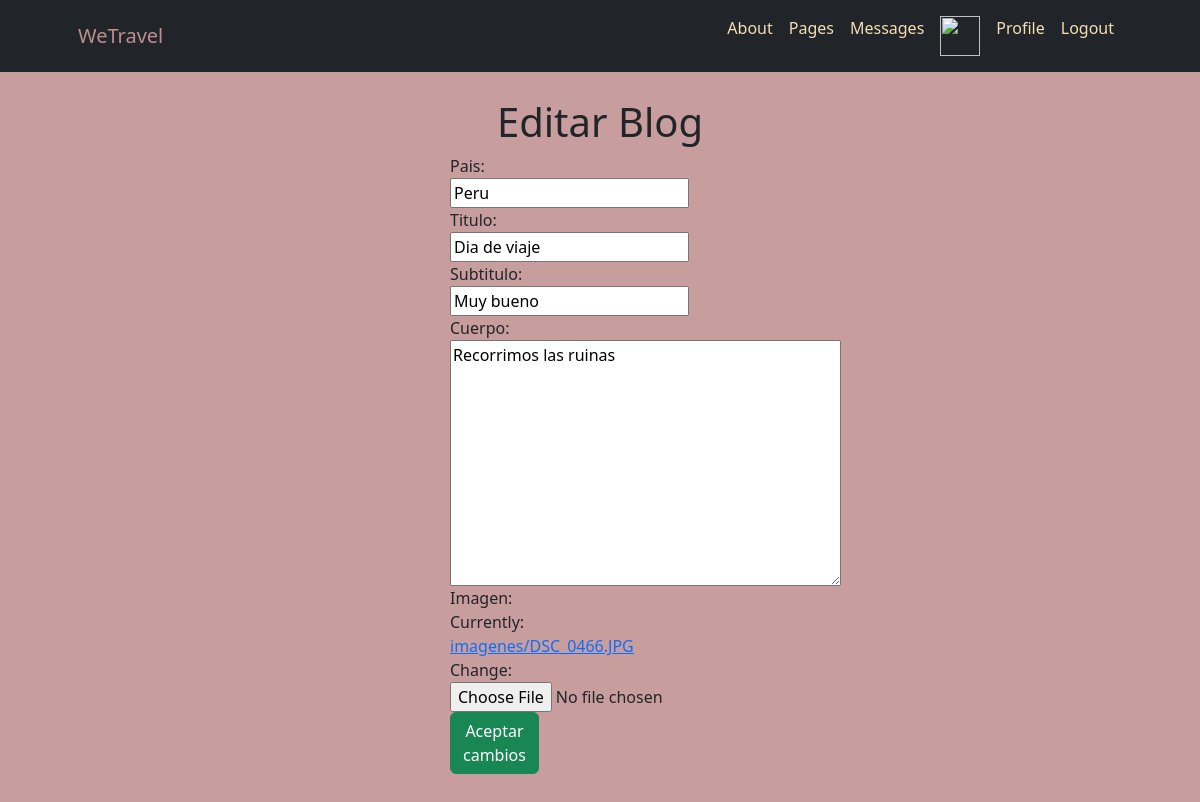
Before: /editBlog/5 with the older database file.
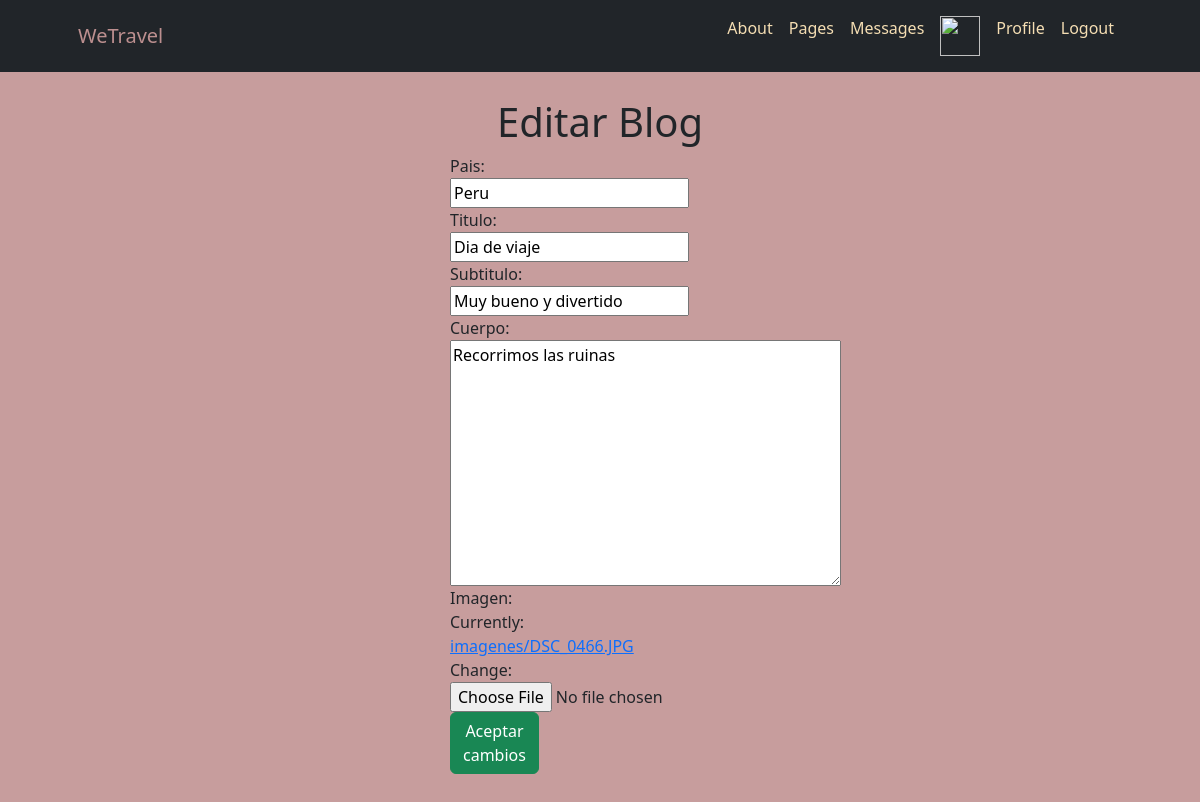
After: the same page with the newer database file.
### AppGeneral/models.py (models this page shows, shortened)
class Blog(models.Model):
    pais = models.CharField(max_length=100)
    titulo = models.CharField(max_length=200)
    subtitulo = models.CharField(max_length=200)
    cuerpo = models.TextField()
    autor = models.ForeignKey(User, on_delete=models.CASCADE)
    fecha = models.DateTimeField(auto_now_add=True)
    imagen = models.ImageField(null=True, blank=True, upload_to="imagenes")

### AppGeneral/views.py (the view)
# urls.py: path('editBlog/<id>', editarBlog, name='blog_editar'),
def editarBlog(request, id):
    blog = Blog.objects.get(id = id)
    if request.method == 'POST':
        miFormulario = formSetBlog(request.POST, request.FILES)
        if miFormulario.is_valid:
            print(miFormulario)
            data = miFormulario.cleaned_data
            blog.pais = data['pais']
            blog.titulo = data['titulo']
            blog.subtitulo = data['subtitulo']
            blog.cuerpo = data['cuerpo']
            try:
                blog.imagen = data['imagen']
            except:
                blog.imagen = blog.imagen
            blog.save()
            return redirect ('/pages/')
    else:
        miFormulario = formSetBlog(initial={'pais': blog.pais, 'titulo': blog.titulo, 'subtitulo': blog.subtitulo, 'cuerpo': blog.cuerpo, 'imagen': blog.imagen})
        avatar = getavatar(request)
        return render(request, "AppGeneral/editarBlog.html", {"miFormulario": miFormulario, 'avatar': avatar})

### AppGeneral/forms.py
class formSetBlog(forms.ModelForm):
    pais = forms.CharField(widget= forms.TextInput())
    titulo = forms.CharField(widget= forms.TextInput())
    subtitulo = forms.CharField(widget= forms.TextInput())
    cuerpo = forms.CharField(widget= forms.Textarea())
    imagen = forms.ImageField()
    class Meta:
        model = Blog
        fields = ['pais','titulo', 'subtitulo', 'cuerpo' ,'imagen']
        help_texts = {k:"" for k in fields}

### AppGeneral/templates/AppGeneral/editarBlog.html (shortened to what this page needs)
    <div>
        {% extends 'AppGeneral/inicio.html' %}
        {% load static %}
        {% block contenidoQueCambia %}
        <div class="formBlog">
            <div style="padding-top: 50px;">
                <br>
                <br>
                <h1 class="text-center">Editar Blog</h1>
            </div>
            <form method="post" style="width: 40%; text-align: center; padding-left: 450px;" enctype="multipart/form-data">{% csrf_token %}
                {{ miFormulario.as_table }}
                <button type="submit" class="btn btn-success">Aceptar cambios</button>
            </form>
        <br>
        <br>
        </div>
        {% endblock %}

Changed rows visible on the page:
changed Blog "Peru": subtitulo "Muy bueno" → "Muy bueno y divertido"
